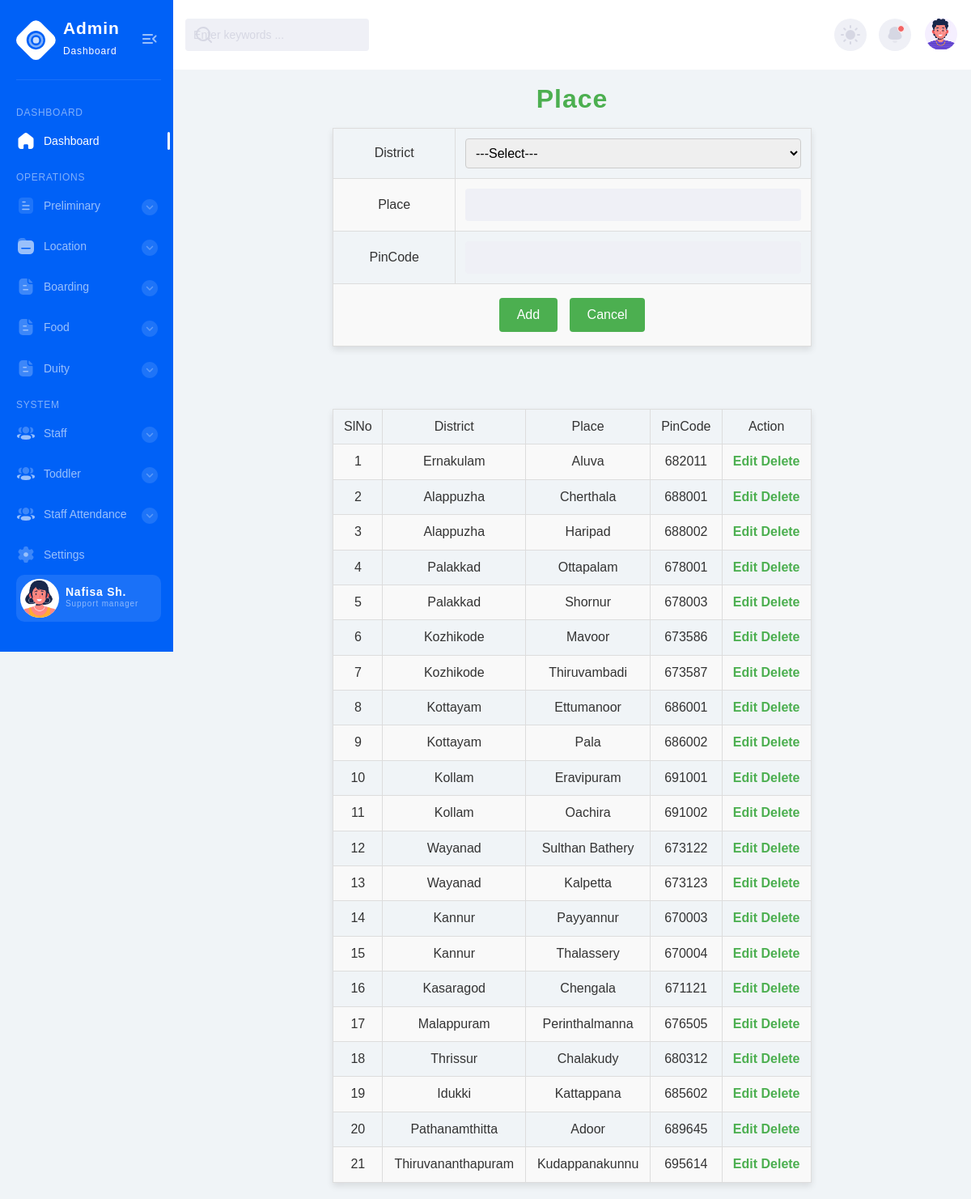
The page /Project/Admin/Place.php on the database its author committed.
### tables this page shows
CREATE TABLE `tbl_place` (
  `place_id` int(11) NOT NULL,
  `place_name` varchar(50) NOT NULL,
  `place_pincode` varchar(50) NOT NULL,
  `district_id` int(11) NOT NULL
);

CREATE TABLE `tbl_district` (
  `district_id` int(11) NOT NULL,
  `district_name` varchar(50) NOT NULL
);

### Project/Admin/Place.php (the view, shortened to what this page needs)
<?php include("Head.php") ?>
<?php
include("../Assets/Connection/Connection.php");
?>
<!DOCTYPE html PUBLIC "-//W3C//DTD XHTML 1.0 Transitional//EN" "http://www.w3.org/TR/xhtml1/DTD/xhtml1-transitional.dtd">
<html xmlns="http://www.w3.org/1999/xhtml">
<head>
</head>
<body>
<form id="form1" name="form1" method="post" action="">
<h1 align="center">Place</h1>
  <table border="1" align="center">
    <tr>
      <td>District</td>
      <td>
      <select name="selDistrict" id="selDistrict">
      <option>---Select---</option>
      </select>
      </td>
    </tr>
    <tr>
      <td>Place</td>
      <td><label for="txt_place"></label>
      <input type="text" name="txt_place" id="txt_place" /></td>
    </tr>
      <td>PinCode</td>
      <td><label for="txt_pin"></label>
      <input type="text" name="txt_pin" id="txt_pin" /></td>
    <tr>
      <td colspan="2" align="center">
      <input type="submit" name="btn_submit" id="btn_submit" value="Add" />
      <input type="reset" name="btn_reset" id="btn_reset" value="Cancel" />
      </td>
    </tr>
  </table>
  <br /><br />
  <table  border="1" align="center">
    <tr>
      <td>SlNo</td>
      <td>District</td>
      <td>Place</td>
      <td>PinCode</td>
      <td colspan="2" align="center">Action</td>
    </tr>
   	<?php
	$i=0;
	$sel = "select * from tbl_place p inner join tbl_district d on d.district_id = p.district_id";
	$result = $con -> query($sel);
	while($data = $result -> fetch_assoc())
	{
		$i++;
	?>
    <tr>
      <td><?php echo $i ?></td>
      <td><?php echo $data["district_name"]?></td>
      <td><?php echo $data["place_name"]?></td>
      <td><?php echo $data["place_pincode"]?></td>
      <td>
      <a href="Place.php?eid=<?php echo $data["place_id"]?>" class="a">Edit</a>
      <a href="Place.php?did=<?php echo $data["place_id"]?>" class="a">Delete</a>
      </td>
    </tr>
    <?php } ?>
  </table>
</form>
</body>
</html>
<?php include("Foot.php") ?>

### Project/Admin/Place.php (style rules this page uses)
body { font-family: Arial, sans-serif; background-color: #f0f4f7; color: #333; }
h1 { text-align: center; color: #4CAF50; font-size: 32px; margin-top: 20px; }
table { width: 60%; margin: 20px auto; border-collapse: collapse; box-shadow: 0 4px 8px rgba(0, 0, 0, 0.1); }
table, th, td { border: 1px solid #ddd; padding: 12px; text-align: center; }
tr:nth-child(even) { background-color: #f9f9f9; }
input[type="text"], select { width: 100%; padding: 8px; border: 1px solid #ccc; border-radius: 4px; box-sizing: border-box; }
input[type="submit"], input[type="reset"] { background-color: #4CAF50; color: white; border: none; padding: 10px 20px; cursor: pointer; border-radius: 4px; margin: 5px; }
.a { color: #4CAF50; text-decoration: none; font-weight: bold; }

### rows shown on the page
tbl_place: district.district_name "Ernakulam", place_name "Aluva", place_pincode "682011"
tbl_place: district.district_name "Alappuzha", place_name "Cherthala", place_pincode "688001"
tbl_place: district.district_name "Alappuzha", place_name "Haripad", place_pincode "688002"
tbl_place: district.district_name "Palakkad", place_name "Ottapalam", place_pincode "678001"
tbl_place: district.district_name "Palakkad", place_name "Shornur", place_pincode "678003"
tbl_place: district.district_name "Kozhikode", place_name "Mavoor", place_pincode "673586"
tbl_place: district.district_name "Kozhikode", place_name "Thiruvambadi", place_pincode "673587"
tbl_place: district.district_name "Kottayam", place_name "Ettumanoor", place_pincode "686001"
tbl_place: district.district_name "Kottayam", place_name "Pala", place_pincode "686002"
tbl_place: district.district_name "Kollam", place_name "Eravipuram", place_pincode "691001"
tbl_place: district.district_name "Kollam", place_name "Oachira", place_pincode "691002"
tbl_place: district.district_name "Wayanad", place_name "Sulthan Bathery", place_pincode "673122"
tbl_place: district.district_name "Wayanad", place_name "Kalpetta", place_pincode "673123"
tbl_place: district.district_name "Kannur", place_name "Payyannur", place_pincode "670003"
tbl_place: district.district_name "Kannur", place_name "Thalassery", place_pincode "670004"
tbl_place: district.district_name "Kasaragod", place_name "Chengala", place_pincode "671121"
tbl_place: district.district_name "Malappuram", place_name "Perinthalmanna", place_pincode "676505"
tbl_place: district.district_name "Thrissur", place_name "Chalakudy", place_pincode "680312"
tbl_place: district.district_name "Idukki", place_name "Kattappana", place_pincode "685602"
tbl_place: district.district_name "Pathanamthitta", place_name "Adoor", place_pincode "689645"
tbl_place: district.district_name "Thiruvananthapuram", place_name "Kudappanakunnu", place_pincode "695614"
